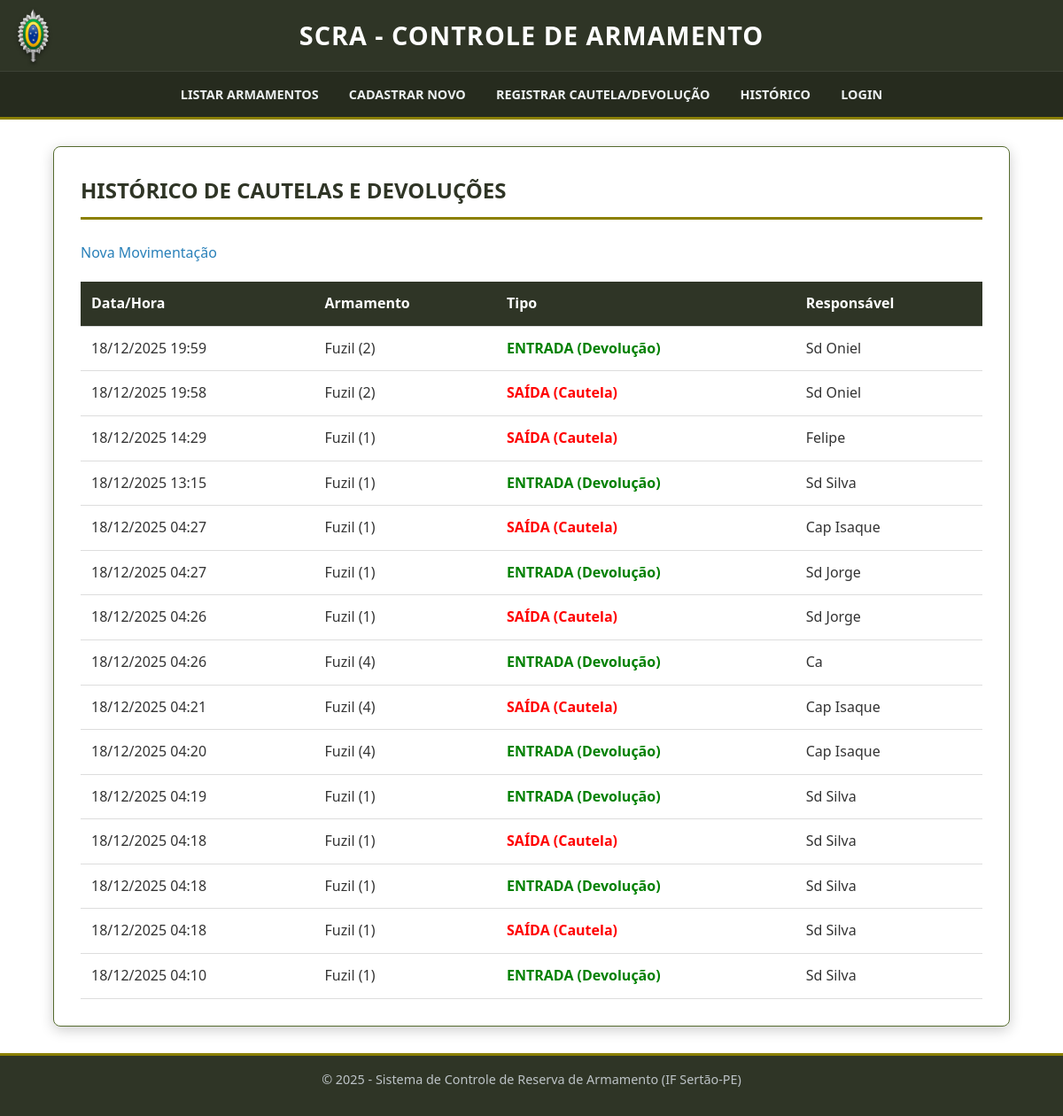
Screenshot of /historico/ with the database file from the repository.
### movimentacoes/models.py (models this page shows, shortened)
class Movimentacao(models.Model):
    TIPO_CHOICES = [
        ('SAIDA', 'Cautela (Saída)'),
        ('ENTRADA', 'Devolução (Entrada)'),
    ]
    armamento = models.ForeignKey(Armamento, on_delete=models.CASCADE)
    tipo_movimentacao = models.CharField(max_length=10, choices=TIPO_CHOICES)
    responsavel = models.CharField(max_length=100)
    data_registro = models.DateTimeField(auto_now_add=True)

### armamentos/models.py (models this page shows, shortened)
class Armamento(models.Model):
    modelo = models.CharField(max_length=100)
    tipo = models.CharField(max_length=50)
    numero_serie = models.CharField(max_length=50, unique=True)
    disponivel = models.BooleanField(default=True)

### movimentacoes/views.py (the view)
# urls.py: path('', views.consultar_historico, name='consultar_historico'),
def consultar_historico(request):
    movimentacoes = Movimentacao.objects.all().order_by('-data_registro')
    return render(request, 'movimentacoes/historico.html', {'movimentacoes': movimentacoes})

### movimentacoes/templates/movimentacoes/historico.html (shortened to what this page needs)
{% extends 'base.html' %}
{% block content %}
<h2>Histórico de Cautelas e Devoluções</h2>
<div style="margin-bottom: 20px;">
    <a href="{% url 'registrar_movimentacao' %}" class="btn-acao">Nova Movimentação</a>
</div>
<table>
    <thead>
        <tr>
            <th>Data/Hora</th>
            <th>Armamento</th>
            <th>Tipo</th>
            <th>Responsável</th>
        </tr>
    </thead>
    <tbody>
        {% for mov in movimentacoes %}
        <tr>
            <td>{{ mov.data_registro|date:"d/m/Y H:i" }}</td>
            <td>{{ mov.armamento.modelo }} ({{ mov.armamento.numero_serie }})</td>
            <td>
                {% if mov.tipo_movimentacao == 'SAIDA' %}
                    <span style="color: red; font-weight: bold;">SAÍDA (Cautela)</span>
                {% else %}
                    <span style="color: green; font-weight: bold;">ENTRADA (Devolução)</span>
                {% endif %}
            </td>
            <td>{{ mov.responsavel }}</td>
        </tr>
        {% empty %}
        <tr>
            <td colspan="4">Nenhuma movimentação registrada.</td>
        </tr>
        {% endfor %}
    </tbody>
</table>
{% endblock %}

### static/css/style.css (style rules this page uses)
* { box-sizing: border-box; margin: 0; padding: 0; }
body { font-family: 'Segoe UI', Tahoma, Geneva, Verdana, sans-serif; line-height: 1.6; background-image: url("/static/img/camuflado.png"); background-size: cover; background-repeat: no-repeat; background-attachment: fixed; background-position: center; color: #333; display: flex; flex-direction: column; align-items: center; min-height: 100vh; }
h2 { color: #2F3526; border-bottom: 3px solid #8B8000; padding-bottom: 10px; margin-bottom: 25px; text-transform: uppercase; }
a { color: #2980b9; text-decoration: none; }
table { width: 100%; border-collapse: collapse; margin-top: 20px; }
th, td { padding: 12px; text-align: left; border-bottom: 1px solid #ddd; }
th { background-color: #2F3526; color: #fff; }

### rows the page displays
Movimentacao: data_registro "18/12/2025 19:59", armamento.modelo "Fuzil", armamento.numero_serie "2", tipo_movimentacao "ENTRADA (Devolução)", responsavel "Sd Oniel"
Movimentacao: data_registro "18/12/2025 19:58", armamento.modelo "Fuzil", armamento.numero_serie "2", tipo_movimentacao "SAÍDA (Cautela)", responsavel "Sd Oniel"
Movimentacao: data_registro "18/12/2025 14:29", armamento.modelo "Fuzil", armamento.numero_serie "1", tipo_movimentacao "SAÍDA (Cautela)", responsavel "Felipe"
Movimentacao: data_registro "18/12/2025 13:15", armamento.modelo "Fuzil", armamento.numero_serie "1", tipo_movimentacao "ENTRADA (Devolução)", responsavel "Sd Silva"
Movimentacao: data_registro "18/12/2025 04:27", armamento.modelo "Fuzil", armamento.numero_serie "1", tipo_movimentacao "SAÍDA (Cautela)", responsavel "Cap Isaque"
Movimentacao: data_registro "18/12/2025 04:27", armamento.modelo "Fuzil", armamento.numero_serie "1", tipo_movimentacao "ENTRADA (Devolução)", responsavel "Sd Jorge"
Movimentacao: data_registro "18/12/2025 04:26", armamento.modelo "Fuzil", armamento.numero_serie "1", tipo_movimentacao "SAÍDA (Cautela)", responsavel "Sd Jorge"
Movimentacao: data_registro "18/12/2025 04:26", armamento.modelo "Fuzil", armamento.numero_serie "4", tipo_movimentacao "ENTRADA (Devolução)", responsavel "Ca"
Movimentacao: data_registro "18/12/2025 04:21", armamento.modelo "Fuzil", armamento.numero_serie "4", tipo_movimentacao "SAÍDA (Cautela)", responsavel "Cap Isaque"
Movimentacao: data_registro "18/12/2025 04:20", armamento.modelo "Fuzil", armamento.numero_serie "4", tipo_movimentacao "ENTRADA (Devolução)", responsavel "Cap Isaque"
Movimentacao: data_registro "18/12/2025 04:19", armamento.modelo "Fuzil", armamento.numero_serie "1", tipo_movimentacao "ENTRADA (Devolução)", responsavel "Sd Silva"
Movimentacao: data_registro "18/12/2025 04:18", armamento.modelo "Fuzil", armamento.numero_serie "1", tipo_movimentacao "SAÍDA (Cautela)", responsavel "Sd Silva"
Movimentacao: data_registro "18/12/2025 04:18", armamento.modelo "Fuzil", armamento.numero_serie "1", tipo_movimentacao "ENTRADA (Devolução)", responsavel "Sd Silva"
Movimentacao: data_registro "18/12/2025 04:18", armamento.modelo "Fuzil", armamento.numero_serie "1", tipo_movimentacao "SAÍDA (Cautela)", responsavel "Sd Silva"
Movimentacao: data_registro "18/12/2025 04:10", armamento.modelo "Fuzil", armamento.numero_serie "1", tipo_movimentacao "ENTRADA (Devolução)", responsavel "Sd Silva"
